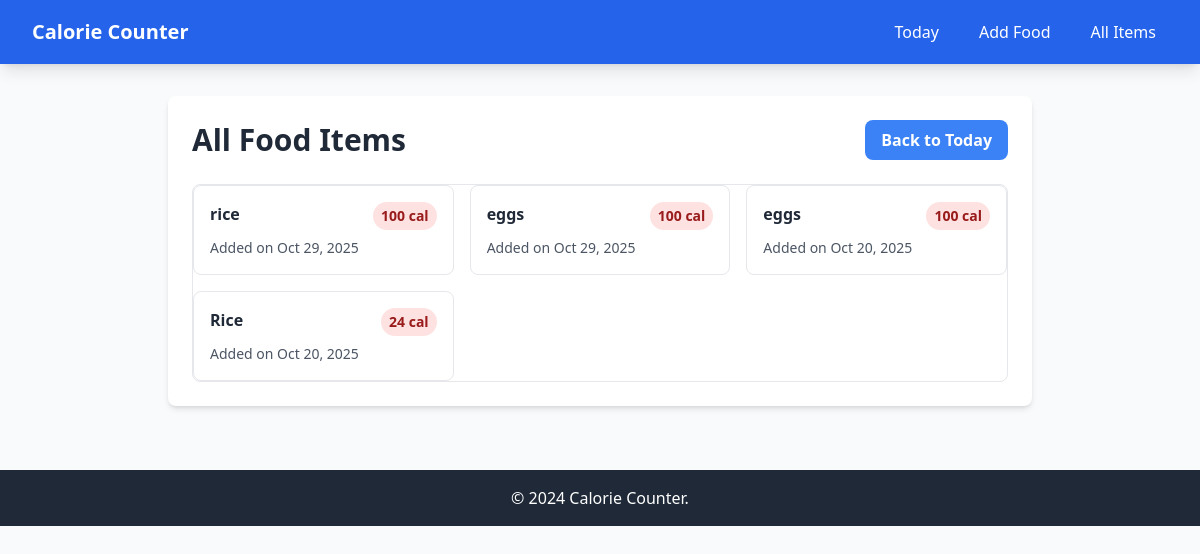
/all/, run on an earlier commit of the app's database.
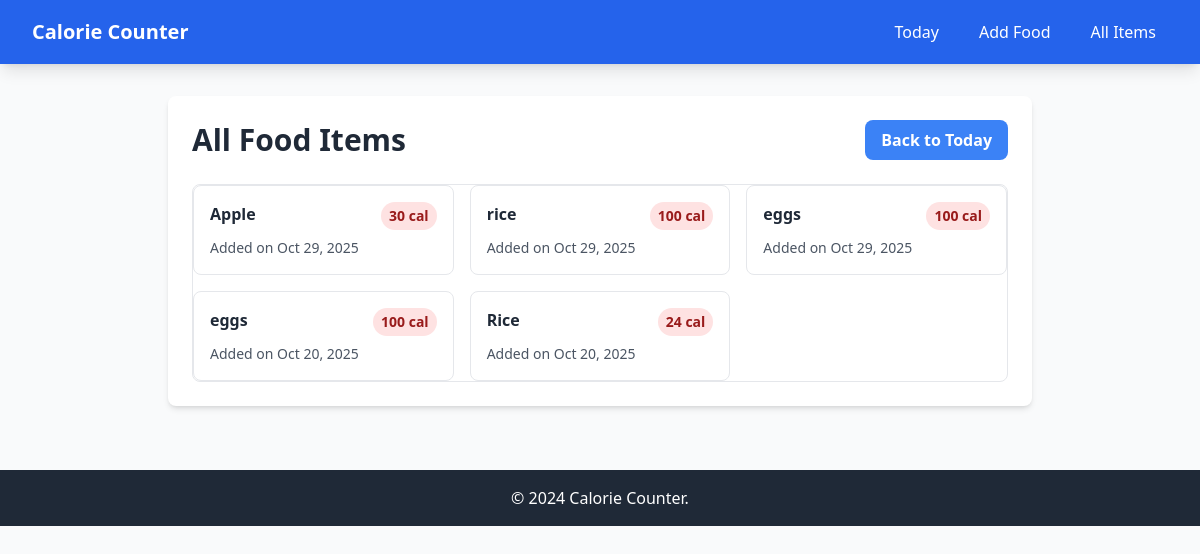
And on a later commit of the database.
### caloriecounter_app/models.py (models this page shows, shortened)
class FoodItem(models.Model):
    name = models.CharField(max_length=200, help_text="Name of food item")
    calories= models.PositiveIntegerField(help_text="Calorie count")
    created_at = models.DateTimeField(default=timezone.now)
    class Meta:
        ordering = ['-created_at']

### caloriecounter_app/views.py (the view)
# urls.py: path('all/', views.food_list, name='food_list'),
def food_list(request):
    all_foods = FoodItem.objects.all()
    return render(request, 'food_list.html', {'food_items': all_foods})

### caloriecounter_app/templates/food_list.html (shortened to what this page needs)
{% extends 'base.html' %}
{% block content %}
<div class="bg-white rounded-lg shadow-md p-6">
    <div class="flex justify-between items-center mb-6">
        <h1 class="text-3xl font-bold text-gray-800">All Food Items</h1>
        <a href="{% url 'index' %}" class="bg-blue-500 hover:bg-blue-600 text-white font-semibold py-2 px-4 rounded-lg transition duration-200">
            Back to Today
        </a>
    </div>
    {% if food_items %}
    <div class="bg-white border border-gray-200 rounded-lg">
        <div class="grid grid-cols-1 md:grid-cols-2 lg:grid-cols-3 gap-4">
            {% for food in food_items %}
            <div class="border border-gray-200 rounded-lg p-4 hover:shadow-md transition duration-200">
                <div class="flex justify-between items-start mb-2">
                    <h3 class="font-semibold text-gray-800">{{ food.name }}</h3>
                    <span class="bg-red-100 text-red-800 px-2 py-1 rounded-full text-sm font-semibold">
                        {{ food.calories }} cal
                    </span>
                </div>
                <p class="text-gray-600 text-sm">Added on {{ food.created_at|date:"M j, Y" }}</p>
            </div>
            {% endfor %}
        </div>
    </div>
    {% endif %}
</div>
{% endblock %}

What changed in the data, as far as the page shows it:
added FoodItem: name "Apple", calories "30", created_at "Oct 29, 2025"
